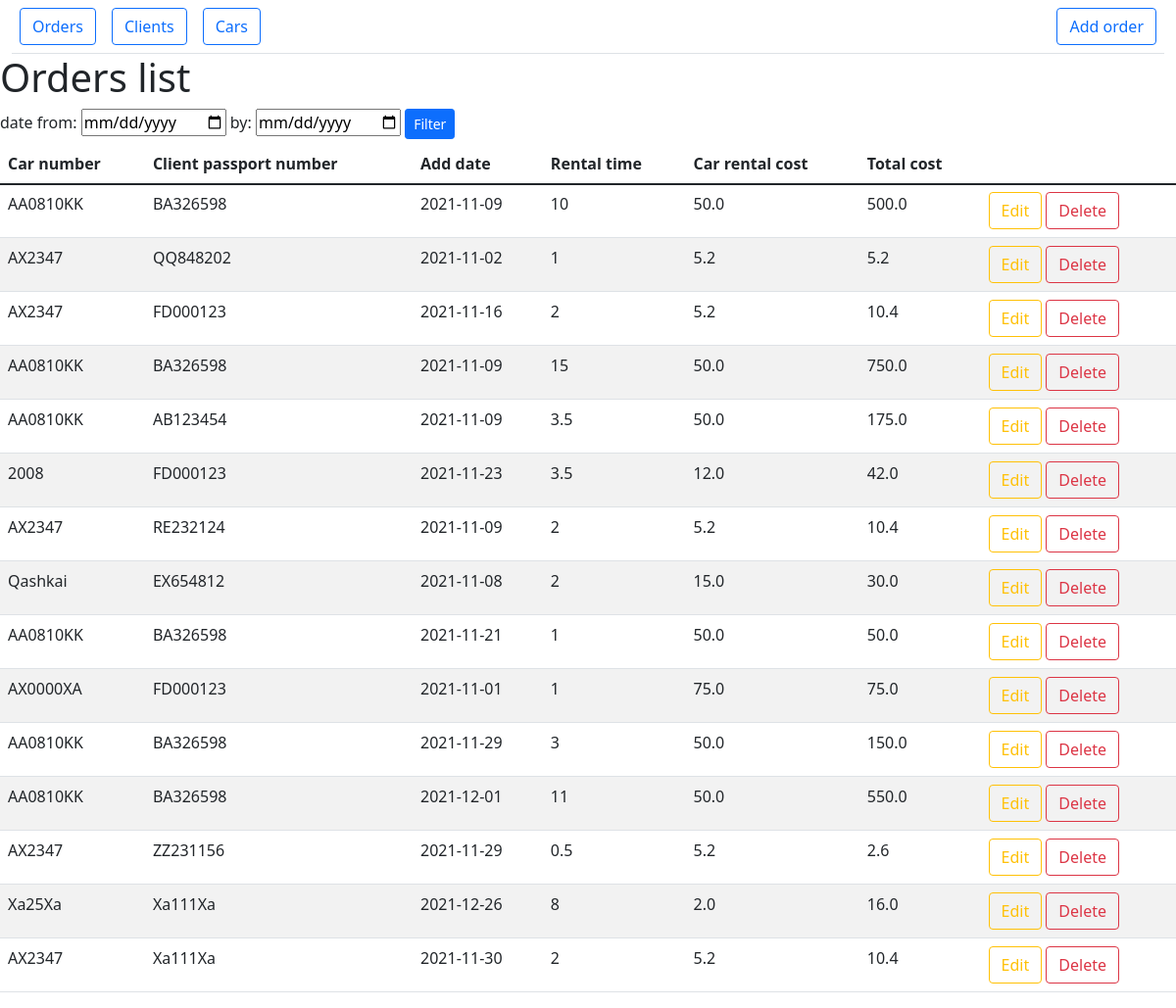
Page /orders-list on the committed database.
### main.py (models this page shows, shortened)
class Orders(db.Model):
    id = db.Column(db.Integer, primary_key=True)
    add_date = db.Column(db.String(45), nullable=False)  # db.Column(db.DateTime, default=datetime.utcnow)
    rental_time = db.Column(db.Integer, nullable=False)
    client_id = db.Column(db.String(30), db.ForeignKey('clients.id'))
    car_id = db.Column(db.String(30), db.ForeignKey('cars.id'))

class Cars(db.Model):
    id = db.Column(db.Integer, primary_key=True)
    number = db.Column(db.String(30), nullable=False)
    description = db.Column(db.String(90), nullable=False)
    rental_cost = db.Column(db.Float(), nullable=False)

class Clients(db.Model):
    id = db.Column(db.Integer, primary_key=True)
    passport_number = db.Column(db.String(30), nullable=False)
    first_name = db.Column(db.String(45), nullable=False)
    last_name = db.Column(db.String(45), nullable=False)
    registration_date = db.Column(db.String(45), nullable=False)

### main.py (the view, shortened to what this page needs)
@rental_cars.route('/orders-list', methods=['POST', 'GET'])
def orders_list():
    orders_req = "SELECT id, number, passport_number, add_date, rental_time, rental_cost, (rental_time * rental_cost) \
                      FROM (SELECT * FROM orders LEFT JOIN clients ON orders.client_id = clients.id \
                      LEFT JOIN cars ON orders.car_id = cars.id)"
    g.db = sqlite3.connect('rental_cars.db')
    cur = g.db.execute(orders_req)
    linked_orders = cur.fetchall()
    g.db.close()
    return render_template('orders-list.html', linked_orders=linked_orders)

### templates/orders-list.html (shortened to what this page needs)
{% extends 'documentation/html_prototype/static_prototype.html' %}
{% block nav %}
<div class="ms-auto p-2 bd-highlight"><a href="/add-order" class="btn btn-outline-primary">Add order</a></div>
{% endblock %}
{% block body %}
<h1>Orders list</h1>
<form method="POST">
    <label for="date_from"> date from: </label>
    <input type="date" name="date_from" id="date_from" class="form-label">
    <label for="date_by"> by: </label>
    <input type="date" name="date_by" id="date_by" class="form-label">
    <button type="submit" class="btn btn-primary btn-sm">Filter</button>
</form>
<table class="table table-striped table-hover">
    <thead>
        <tr>
            <th scope="col">Car number</th>
            <th scope="col">Client passport number</th>
            <th scope="col">Add date</th>
            <th scope="col">Rental time</th>
            <th scope="col">Car rental cost</th>
            <th scope="col">Total cost</th>
        </tr>
    </thead>
    <tbody>
        <tr>
            {% for row in linked_orders %}
                <tr>
                    <td>{{ row[1] }}</td>
                    <td>{{ row[2] }}</td>
                    <td>{{ row[3] }}</td>
                    <td>{{ row[4] }}</td>
                    <td>{{ row[5] }}</td>
                    <td>{{ row[6] }}</td>
                    <td>
                        <a href="/orders-list/{{ row[0] }}/update-order" class="btn btn-outline-warning">Edit</a>
                        <a href="/orders-list/{{ row[0] }}/delete-order" class="btn btn-outline-danger" onclick="return confirm('Please confirm delete order')">Delete</a>
                    </td>
                </tr>
            {% endfor %}
        </tr>
  </tbody>
</table>
{% endblock %}

### templates/documentation/html_prototype/static_prototype.html (shortened to what this page needs)
<!doctype html>
<html lang="en">
<head>
    <link rel="stylesheet" href="{{ url_for('static', filename='css/main.css') }}">
    <link rel="stylesheet" href="https://cdn.jsdelivr.net/npm/bootstrap@5.1.3/dist/css/bootstrap.min.css">
</head>
<body>
    <div class="container-fluid">
        <header class="d-flex border-bottom">
            <div class="p-2 bd-highlight"><a href="/orders-list" class="btn btn-outline-primary">Orders</a></div>
            <div class="p-2 bd-highlight"><a href="/clients-list" class="btn btn-outline-primary">Clients</a></div>
            <div class="p-2 bd-highlight"><a href="/cars-list" class="btn btn-outline-primary"> Cars </a></div>
            {% block nav %}{% endblock %}
        </header>
    </div>
    {% block body %}{% endblock %}
</body>
</html>

### rows in the picture
Orders: number "AA0810KK", passport_number "BA326598", add_date "2021-11-09", rental_time "10", rental_cost "50.0", row "500.0"
Orders: number "AX2347", passport_number "QQ848202", add_date "2021-11-02", rental_time "1", rental_cost "5.2", row "5.2"
Orders: number "AX2347", passport_number "FD000123", add_date "2021-11-16", rental_time "2", rental_cost "5.2", row "10.4"
Orders: number "AA0810KK", passport_number "BA326598", add_date "2021-11-09", rental_time "15", rental_cost "50.0", row "750.0"
Orders: number "AA0810KK", passport_number "AB123454", add_date "2021-11-09", rental_time "3.5", rental_cost "50.0", row "175.0"
Orders: number "2008", passport_number "FD000123", add_date "2021-11-23", rental_time "3.5", rental_cost "12.0", row "42.0"
Orders: number "AX2347", passport_number "RE232124", add_date "2021-11-09", rental_time "2", rental_cost "5.2", row "10.4"
Orders: number "Qashkai", passport_number "EX654812", add_date "2021-11-08", rental_time "2", rental_cost "15.0", row "30.0"
Orders: number "AA0810KK", passport_number "BA326598", add_date "2021-11-21", rental_time "1", rental_cost "50.0", row "50.0"
Orders: number "AX0000XA", passport_number "FD000123", add_date "2021-11-01", rental_time "1", rental_cost "75.0", row "75.0"
Orders: number "AA0810KK", passport_number "BA326598", add_date "2021-11-29", rental_time "3", rental_cost "50.0", row "150.0"
Orders: number "AA0810KK", passport_number "BA326598", add_date "2021-12-01", rental_time "11", rental_cost "50.0", row "550.0"
Orders: number "AX2347", passport_number "ZZ231156", add_date "2021-11-29", rental_time "0.5", rental_cost "5.2", row "2.6"
Orders: number "Xa25Xa", passport_number "Xa111Xa", add_date "2021-12-26", rental_time "8", rental_cost "2.0", row "16.0"
Orders: number "AX2347", passport_number "Xa111Xa", add_date "2021-11-30", rental_time "2", rental_cost "5.2", row "10.4"
